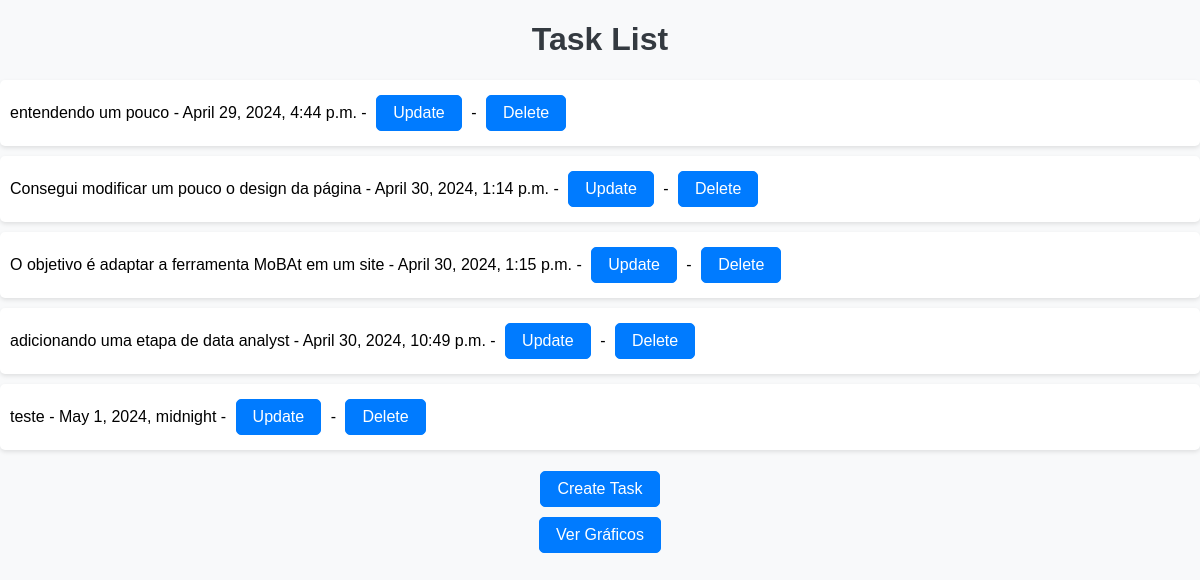
The page / on the database its author committed.
### tasks/models.py (models this page shows, shortened)
class Task(models.Model):
    title = models.CharField(max_length=200)
    completed = models.BooleanField(default=False)
    created_at = models.DateTimeField(default=timezone.now)

### tasks/views.py (the view)
# urls.py: path('', task_list, name='task_list'),
def task_list(request):
    tasks = Task.objects.all()
    return render(request, 'tasks/task_list.html', {'tasks': tasks})

### tasks/templates/tasks/task_list.html
{% extends 'tasks/base.html' %}
{% block content %}
<h1 class="page-title" style="text-align: center;">Task List</h1>
<ul>
    {% for task in tasks %}
    <li>{{ task.title }} - {{ task.created_at }} - <a href="{% url 'task_update' task.pk %}" class="button">Update</a> - <a href="{% url 'task_delete' task.pk %}" class="button">Delete</a></li>
    {% endfor %}
</ul>
<div style="text-align: center;">
    <a href="{% url 'task_create' %}" class="button">Create Task</a>
</div>
<div style="text-align: center;">
    <a href="{% url 'task_charts' %}" class="button">Ver Gráficos</a>
</div>
{% endblock %}

### tasks/templates/tasks/base.html (shortened to what this page needs)
{% load static %}
<!DOCTYPE html>
<html>
<head>
    <link rel="stylesheet" type="text/css" href="{% static 'css/styles.css' %}">
</head>
<body>
    {% block content %}
    {% endblock %}
</body>
</html>

### tasks/static/css/styles.css (style rules this page uses)
body { font-family: Arial, sans-serif; background-color: #f8f9fa; margin: 0; padding: 0; }
h1 { color: #343a40; }
ul { list-style-type: none; padding: 0; }
li { margin-bottom: 10px; padding: 10px; background-color: #fff; border-radius: 5px; box-shadow: 0 2px 4px rgba(0, 0, 0, 0.1); }
a { color: #007bff; text-decoration: none; }
.button { display: inline-block; padding: 8px 16px; margin: 5px; font-size: 16px; cursor: pointer; text-align: center; text-decoration: none; color: #fff; background-color: #007bff; border: 1px solid #007bff; border-radius: 5px; }

### rows shown on the page
Task: title "entendendo um pouco", created_at "April 29, 2024, 4:44 p.m."
Task: title "Consegui modificar um pouco o design da página", created_at "April 30, 2024, 1:14 p.m."
Task: title "O objetivo é adaptar a ferramenta MoBAt em um site", created_at "April 30, 2024, 1:15 p.m."
Task: title "adicionando uma etapa de data analyst", created_at "April 30, 2024, 10:49 p.m."
Task: title "teste", created_at "May 1, 2024, midnight"
